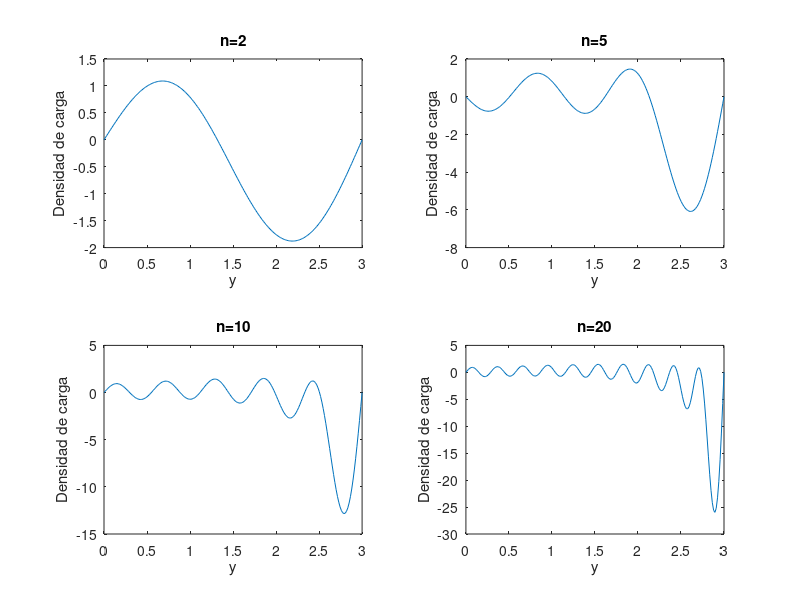

Write MATLAB code to recreate this figure.
a=2;
b=3;
i1=2
i2=5
i3=10
i4=20

y=linspace(0,3,200);
e=8.85.*10.^(-12);
function z = densi(i,a,b,y)
  sigmatotal = 0;
  for n = 1:i
    An = 1./(n.*pi.*sinh(n.*pi.*a./b)).*(cos(n.*pi).*((2.*b.^3)./(a.^3.*(n.*pi).^2)-atan(b./a)));
    sigma = -2.*pi.*e.*n./b.*An.*cosh(n.*pi.*a./b).*sin(n.*pi.*y./b);
    sigmatotal = sigma+sigmatotal;
  endfor
  z=sigmatotal;
endfunction
subplot(2,2,1)
plot(y,densi(i1,a,b,y))
title("n=2")
xlabel("y")
ylabel("Densidad de carga")

subplot(2,2,2)
plot(y,densi(i2,a,b,y))
title("n=5")
xlabel("y")
ylabel("Densidad de carga")

subplot(2,2,3)
plot(y,densi(i3,a,b,y))
title("n=10")
xlabel("y")
ylabel("Densidad de carga")

subplot(2,2,4)
plot(y,densi(i4,a,b,y))
title("n=20")
xlabel("y")
ylabel("Densidad de carga")

